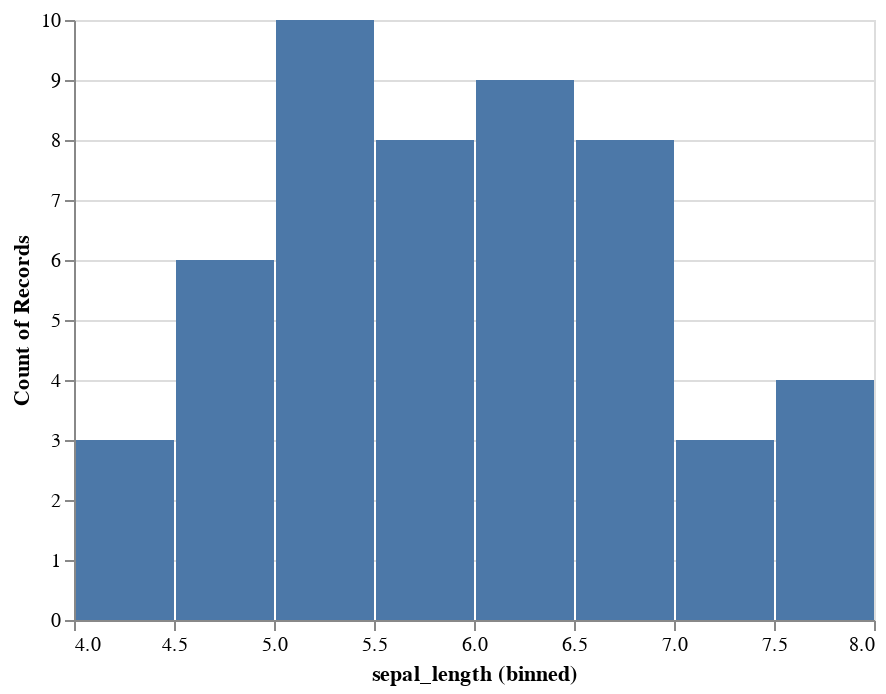

Here is the notebook cell this chart was saved with:
### Code cell
alt.Chart(db).mark_bar().encode(
    alt.X("sepal_length", bin=True),
    y = 'count()',
    tooltip = ["sepal_length"]
).interactive()

### Figure 1 — Vega-Lite specification as saved in the notebook (floating-point values rounded to 4 significant figures; data arrays with more than 128 entries replaced by an {"elided": "..."} marker saying what was removed)
{"config": {"view": {"continuousWidth": 400, "continuousHeight": 300}}, "data": {"name": "data-a4bd480ea976f54878a155ce12ba18ce"}, "mark": "bar", "encoding": {"tooltip": [{"type": "quantitative", "field": "sepal_length"}], "x": {"type": "quantitative", "bin": true, "field": "sepal_length"}, "y": {"type": "quantitative", "aggregate": "count"}}, "selection": {"selector037": {"type": "interval", "bind": "scales", "encodings": ["x", "y"]}}, "$schema": "https://vega.github.io/schema/vega-lite/v4.8.1.json", "datasets": {"data-a4bd480ea976f54878a155ce12ba18ce": {"elided": "150 records"}}}
